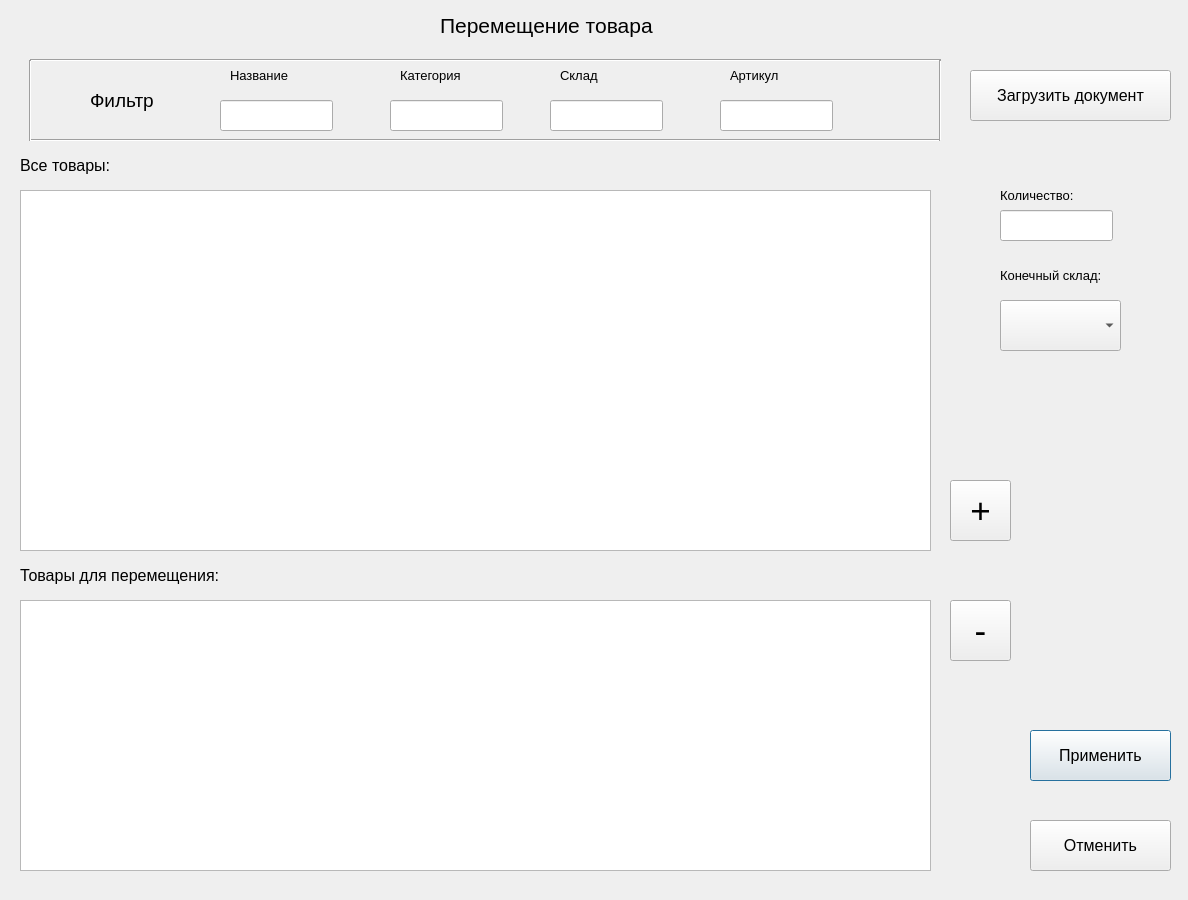
<?xml version="1.0" encoding="UTF-8"?>
<ui version="4.0">
 <class>Dialog</class>
 <widget class="QDialog" name="Dialog">
  <property name="geometry">
   <rect>
    <x>0</x>
    <y>0</y>
    <width>1188</width>
    <height>900</height>
   </rect>
  </property>
  <property name="windowTitle">
   <string>Dialog</string>
  </property>
  <widget class="QLabel" name="label">
   <property name="geometry">
    <rect>
     <x>440</x>
     <y>0</y>
     <width>281</width>
     <height>51</height>
    </rect>
   </property>
   <property name="font">
    <font>
     <pointsize>16</pointsize>
    </font>
   </property>
   <property name="text">
    <string>Перемещение товара</string>
   </property>
  </widget>
  <widget class="QTableWidget" name="tableWidget">
   <property name="geometry">
    <rect>
     <x>20</x>
     <y>190</y>
     <width>911</width>
     <height>361</height>
    </rect>
   </property>
  </widget>
  <widget class="QTableWidget" name="tableWidget_2">
   <property name="geometry">
    <rect>
     <x>20</x>
     <y>600</y>
     <width>911</width>
     <height>271</height>
    </rect>
   </property>
  </widget>
  <widget class="QLabel" name="label_2">
   <property name="geometry">
    <rect>
     <x>20</x>
     <y>150</y>
     <width>131</width>
     <height>31</height>
    </rect>
   </property>
   <property name="font">
    <font>
     <pointsize>12</pointsize>
    </font>
   </property>
   <property name="text">
    <string>Все товары:</string>
   </property>
  </widget>
  <widget class="QLabel" name="label_3">
   <property name="geometry">
    <rect>
     <x>20</x>
     <y>560</y>
     <width>251</width>
     <height>31</height>
    </rect>
   </property>
   <property name="font">
    <font>
     <pointsize>12</pointsize>
    </font>
   </property>
   <property name="text">
    <string>Товары для перемещения:</string>
   </property>
  </widget>
  <widget class="QLabel" name="label_6">
   <property name="geometry">
    <rect>
     <x>1000</x>
     <y>180</y>
     <width>101</width>
     <height>31</height>
    </rect>
   </property>
   <property name="font">
    <font>
     <pointsize>10</pointsize>
    </font>
   </property>
   <property name="text">
    <string>Количество:</string>
   </property>
  </widget>
  <widget class="QLineEdit" name="lineEdit_2">
   <property name="geometry">
    <rect>
     <x>1000</x>
     <y>210</y>
     <width>113</width>
     <height>31</height>
    </rect>
   </property>
   <property name="font">
    <font>
     <pointsize>12</pointsize>
    </font>
   </property>
  </widget>
  <widget class="QPushButton" name="pushButton">
   <property name="geometry">
    <rect>
     <x>1030</x>
     <y>730</y>
     <width>141</width>
     <height>51</height>
    </rect>
   </property>
   <property name="font">
    <font>
     <pointsize>12</pointsize>
    </font>
   </property>
   <property name="text">
    <string>Применить</string>
   </property>
  </widget>
  <widget class="QPushButton" name="pushButton_2">
   <property name="geometry">
    <rect>
     <x>1030</x>
     <y>820</y>
     <width>141</width>
     <height>51</height>
    </rect>
   </property>
   <property name="font">
    <font>
     <pointsize>12</pointsize>
    </font>
   </property>
   <property name="text">
    <string>Отменить</string>
   </property>
  </widget>
  <widget class="QLabel" name="label_7">
   <property name="geometry">
    <rect>
     <x>230</x>
     <y>60</y>
     <width>101</width>
     <height>31</height>
    </rect>
   </property>
   <property name="font">
    <font>
     <pointsize>10</pointsize>
    </font>
   </property>
   <property name="text">
    <string>Название</string>
   </property>
  </widget>
  <widget class="QLineEdit" name="lineEdit_3">
   <property name="geometry">
    <rect>
     <x>220</x>
     <y>100</y>
     <width>113</width>
     <height>31</height>
    </rect>
   </property>
   <property name="font">
    <font>
     <pointsize>12</pointsize>
    </font>
   </property>
  </widget>
  <widget class="QLineEdit" name="lineEdit_4">
   <property name="geometry">
    <rect>
     <x>390</x>
     <y>100</y>
     <width>113</width>
     <height>31</height>
    </rect>
   </property>
   <property name="font">
    <font>
     <pointsize>12</pointsize>
    </font>
   </property>
  </widget>
  <widget class="QLabel" name="label_8">
   <property name="geometry">
    <rect>
     <x>400</x>
     <y>60</y>
     <width>101</width>
     <height>31</height>
    </rect>
   </property>
   <property name="font">
    <font>
     <pointsize>10</pointsize>
    </font>
   </property>
   <property name="text">
    <string>Категория</string>
   </property>
  </widget>
  <widget class="QLabel" name="label_9">
   <property name="geometry">
    <rect>
     <x>560</x>
     <y>60</y>
     <width>101</width>
     <height>31</height>
    </rect>
   </property>
   <property name="font">
    <font>
     <pointsize>10</pointsize>
    </font>
   </property>
   <property name="text">
    <string>Склад</string>
   </property>
  </widget>
  <widget class="QLineEdit" name="lineEdit_5">
   <property name="geometry">
    <rect>
     <x>550</x>
     <y>100</y>
     <width>113</width>
     <height>31</height>
    </rect>
   </property>
   <property name="font">
    <font>
     <pointsize>12</pointsize>
    </font>
   </property>
  </widget>
  <widget class="QLabel" name="label_10">
   <property name="geometry">
    <rect>
     <x>730</x>
     <y>60</y>
     <width>101</width>
     <height>31</height>
    </rect>
   </property>
   <property name="font">
    <font>
     <pointsize>10</pointsize>
    </font>
   </property>
   <property name="text">
    <string>Артикул</string>
   </property>
  </widget>
  <widget class="QLineEdit" name="lineEdit_6">
   <property name="geometry">
    <rect>
     <x>720</x>
     <y>100</y>
     <width>113</width>
     <height>31</height>
    </rect>
   </property>
   <property name="font">
    <font>
     <pointsize>12</pointsize>
    </font>
   </property>
  </widget>
  <widget class="QLabel" name="label_11">
   <property name="geometry">
    <rect>
     <x>90</x>
     <y>80</y>
     <width>111</width>
     <height>41</height>
    </rect>
   </property>
   <property name="font">
    <font>
     <pointsize>14</pointsize>
    </font>
   </property>
   <property name="text">
    <string>Фильтр</string>
   </property>
  </widget>
  <widget class="Line" name="line">
   <property name="geometry">
    <rect>
     <x>30</x>
     <y>130</y>
     <width>911</width>
     <height>20</height>
    </rect>
   </property>
   <property name="orientation">
    <enum>Qt::Horizontal</enum>
   </property>
  </widget>
  <widget class="Line" name="line_2">
   <property name="geometry">
    <rect>
     <x>30</x>
     <y>50</y>
     <width>911</width>
     <height>20</height>
    </rect>
   </property>
   <property name="orientation">
    <enum>Qt::Horizontal</enum>
   </property>
  </widget>
  <widget class="Line" name="line_3">
   <property name="geometry">
    <rect>
     <x>930</x>
     <y>60</y>
     <width>20</width>
     <height>81</height>
    </rect>
   </property>
   <property name="orientation">
    <enum>Qt::Vertical</enum>
   </property>
  </widget>
  <widget class="Line" name="line_4">
   <property name="geometry">
    <rect>
     <x>20</x>
     <y>60</y>
     <width>20</width>
     <height>81</height>
    </rect>
   </property>
   <property name="orientation">
    <enum>Qt::Vertical</enum>
   </property>
  </widget>
  <widget class="QPushButton" name="pushButton_3">
   <property name="geometry">
    <rect>
     <x>950</x>
     <y>480</y>
     <width>61</width>
     <height>61</height>
    </rect>
   </property>
   <property name="font">
    <font>
     <pointsize>26</pointsize>
    </font>
   </property>
   <property name="text">
    <string>+</string>
   </property>
  </widget>
  <widget class="QPushButton" name="pushButton_4">
   <property name="geometry">
    <rect>
     <x>950</x>
     <y>600</y>
     <width>61</width>
     <height>61</height>
    </rect>
   </property>
   <property name="font">
    <font>
     <pointsize>26</pointsize>
    </font>
   </property>
   <property name="text">
    <string>-</string>
   </property>
  </widget>
  <widget class="QComboBox" name="comboBox">
   <property name="geometry">
    <rect>
     <x>1000</x>
     <y>300</y>
     <width>121</width>
     <height>51</height>
    </rect>
   </property>
  </widget>
  <widget class="QLabel" name="label_12">
   <property name="geometry">
    <rect>
     <x>1000</x>
     <y>250</y>
     <width>171</width>
     <height>51</height>
    </rect>
   </property>
   <property name="font">
    <font>
     <pointsize>10</pointsize>
    </font>
   </property>
   <property name="text">
    <string>Конечный склад:</string>
   </property>
  </widget>
  <widget class="QPushButton" name="pushButton_5">
   <property name="geometry">
    <rect>
     <x>970</x>
     <y>70</y>
     <width>201</width>
     <height>51</height>
    </rect>
   </property>
   <property name="font">
    <font>
     <pointsize>12</pointsize>
    </font>
   </property>
   <property name="text">
    <string>Загрузить документ</string>
   </property>
  </widget>
 </widget>
 <resources/>
 <connections/>
</ui>
